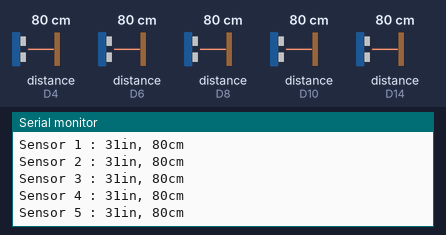
The sketch below on a simulated Arduino MKR. Parts: the last lines printed to the serial monitor. Wiring (inferred from the names in the program): 5 × ultrasonic range finder: trigger D3, echo D4 / trigger D5, echo D6 / trigger D7, echo D8 / trigger D9, echo D10 / trigger D13, echo D14. The inputs (shaded band) are chosen by the test bench; at power-on: distance to the obstacle (sensors on D4, D6, D8, D10, D14) 80 cm. The echo pulse lasts 58.3 µs per cm; WiFi joins after 1.5 s; servers stay silent unless stated.

Above: at 4.2 s.
4.3 s: distance to the obstacle (sensor on D4) set to 2 cm
At 4.41 s:
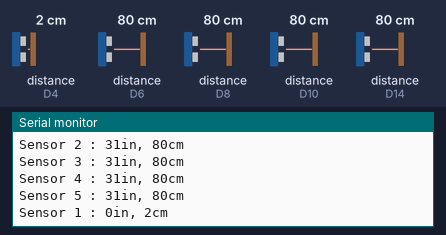
5.8 s: distance to the obstacle (sensor on D6) set to 2 cm
At 5.89 s:
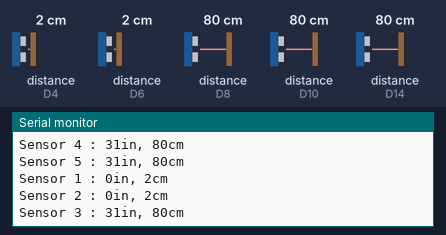
7.3 s: distance to the obstacle (sensor on D8) set to 2 cm
At 7.31 s:
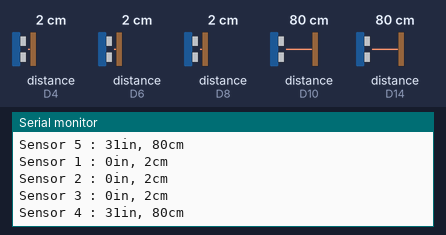
8.8 s: distance to the obstacle (sensor on D10) set to 2 cm
At 8.9 s:
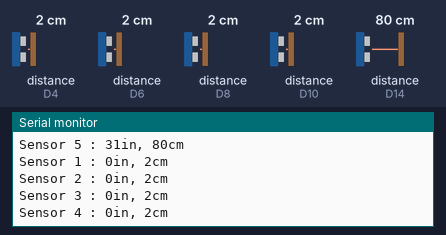
10.3 s: distance to the obstacle (sensor on D14) set to 2 cm
At 10.32 s:
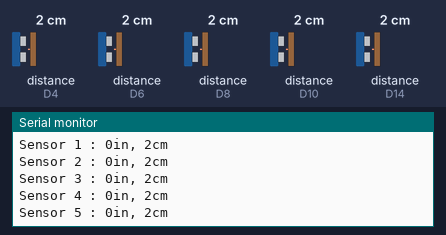
11.8 s: distance to the obstacle (sensor on D4) set to 4 cm
At 12.2 s:
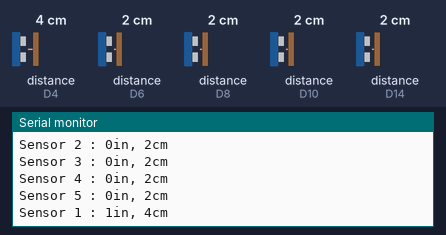
Timing chart, 0 to 14.3 s (numbered marks = the images above; inputs shaded):
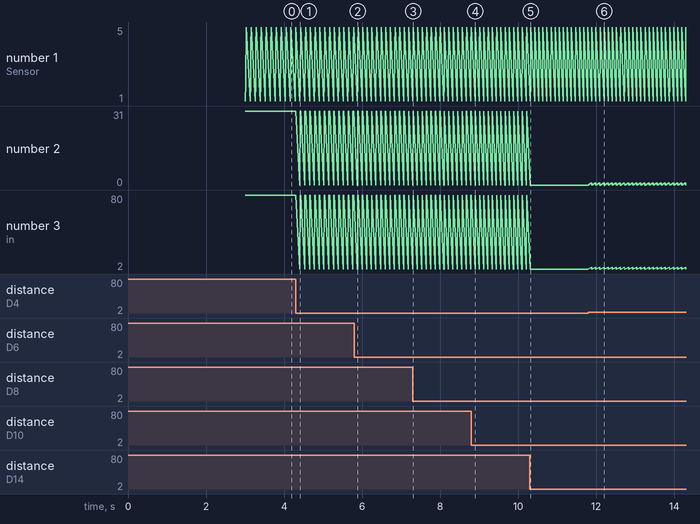

The sketch:

SpotStatus.ino
```cpp
#include "arduino_secrets.h"
/*
  Arduino IoT Cloud Thing "SpotStatus"
  https://create.arduino.cc/cloud/things/5060b90f-b8f0-46a8-940a-afd5922c7cf5

  Arduino IoT Cloud Variables:
  bool spot1;
  bool spot2;
  bool spot3;
  bool spot4;
  bool spot5;
*/

#include "thingProperties.h"

const int NUM_SENSORS = 5;
const int trigPins[NUM_SENSORS] = {3, 5, 7, 9, 13};
const int echoPins[NUM_SENSORS] = {4, 6, 8, 10, 14};

void setup() {
  Serial.begin(9600);
  delay(1500);

  //connect to Arduino Cloud
  initProperties();
  ArduinoCloud.begin(ArduinoIoTPreferredConnection);

  setDebugMessageLevel(2);
  ArduinoCloud.printDebugInfo();

  //set up trig and echo pins for HC-SR04 sensors
  for(int i = 0; i < NUM_SENSORS; i++){
    pinMode(trigPins[i], OUTPUT);
    pinMode(echoPins[i], INPUT);
  }

}

void loop() {
  ArduinoCloud.update();
  long duration, inches, cm;

  for(int i = 0; i < NUM_SENSORS; i++){

    //trigger sensor and retrieve readings
    digitalWrite(trigPins[i], LOW);
    delayMicroseconds(2);
    digitalWrite(trigPins[i], HIGH);
    delayMicroseconds(10);
    digitalWrite(trigPins[i], LOW);

    duration = pulseIn(echoPins[i], HIGH);

    inches = microsecondsToInches(duration);
    cm = microsecondsToCentimeters(duration);

    //print readings
    Serial.print("Sensor ");
    Serial.print(i+1);
    Serial.print(" : ");
    Serial.print(inches);
    Serial.print("in, ");
    Serial.print(cm);
    Serial.print("cm");
    Serial.println();

    //update Arduino Thing
    if(i == 0) spot1 = (cm > 10);
    else if (i == 1) spot2 = (cm > 10);
    else if (i == 2) spot3 = (cm > 10);
    else if (i == 3) spot4 = (cm > 10);
    else if (i == 4) spot5 = (cm > 10);

  }

  delay(100);
}

//time to distance conversion functions
long microsecondsToInches(long microseconds) {
  return microseconds / 148;
}

long microsecondsToCentimeters(long microseconds) {
  return microseconds / 58;
}

void onSpot1Change()  {}

void onSpot2Change()  {}

void onSpot3Change()  {}

void onSpot4Change()  {}

void onSpot5Change()  {}
```

arduino_secrets.h
```cpp
#define SECRET_SSID ""
#define SECRET_OPTIONAL_PASS ""
```

thingProperties.h
```cpp
#include <ArduinoIoTCloud.h>
#include <Arduino_ConnectionHandler.h>

const char SSID[]     = SECRET_SSID;    // Network SSID (name)
const char PASS[]     = SECRET_OPTIONAL_PASS;    // Network password (use for WPA, or use as key for WEP)

void onSpot1Change();
void onSpot2Change();
void onSpot3Change();
void onSpot4Change();
void onSpot5Change();

bool spot1;
bool spot2;
bool spot3;
bool spot4;
bool spot5;

void initProperties(){

  ArduinoCloud.addProperty(spot1, READWRITE, ON_CHANGE, onSpot1Change);
  ArduinoCloud.addProperty(spot2, READWRITE, ON_CHANGE, onSpot2Change);
  ArduinoCloud.addProperty(spot3, READWRITE, ON_CHANGE, onSpot3Change);
  ArduinoCloud.addProperty(spot4, READWRITE, ON_CHANGE, onSpot4Change);
  ArduinoCloud.addProperty(spot5, READWRITE, ON_CHANGE, onSpot5Change);

}

WiFiConnectionHandler ArduinoIoTPreferredConnection(SSID, PASS);
```

Measured:
- after the input at 4.3 s, the serial monitor: prints a new line after 0.11 s (image 1)
- after the input at 5.8 s, the serial monitor: prints a new line after 0.08 s (image 2)
- after the input at 7.3 s, the serial monitor: prints a new line at once (image 3)
- after the input at 8.8 s, the serial monitor: prints a new line after 0.10 s (image 4)
- after the input at 10.3 s, the serial monitor: prints a new line at once (image 5)
- after the input at 11.8 s, the serial monitor: prints a new line after 0.09 s (image 6)
